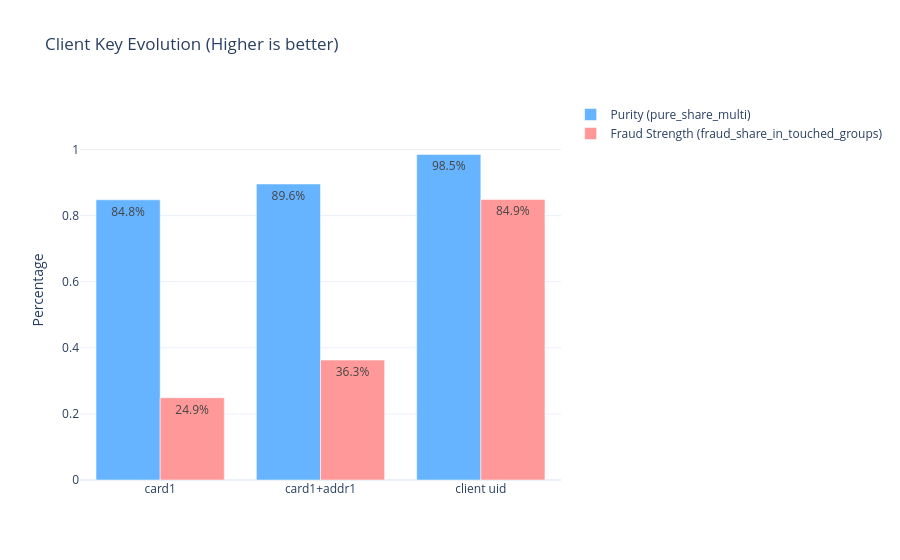

Here is the notebook cell this chart was saved with:
### Markdown cell above
### Identifier Quality Metrics

| Metric | Description |
|--------|-------------|
| `singleton_share` | Percentage of groups containing exactly one transaction. A high value indicates the identifier is too granular |
| `entities_multi` | Number of groups with at least 2 transactions |
| `pure_share_multi` | Percentage of multi-transaction groups that are 100% pure (all fraud or all legitimate). This is the primary metric for identifier quality |
| `fraud_share_in_touched_groups` | Percentage of fraud transactions within groups where at least one fraud occurred (Fraud Infection Strength). True fraudsters exhibit a very high score here |

### Code cell
labels = comp_df['entity'].to_list()
pure_share = comp_df['pure_share_multi'].to_list()
fraud_share = comp_df['fraud_share_in_touched_groups'].to_list()

fig = go.Figure(data=[
    go.Bar(name='Purity (pure_share_multi)', x=labels, y=pure_share, marker_color='#66b3ff', text=[f"{v*100:.1f}%" for v in pure_share], textposition='auto'),
    go.Bar(name='Fraud Strength (fraud_share_in_touched_groups)', x=labels, y=fraud_share, marker_color='#ff9999', text=[f"{v*100:.1f}%" for v in fraud_share], textposition='auto')
])

fig.update_layout(barmode='group', title='Client Key Evolution (Higher is better)',
                  yaxis_title='Percentage', template='plotly_white')
fig.update_yaxes(range=[0, 1.15])
fig.show()

### Figure 1 — Plotly figure (JSON) as saved in the notebook; plotly's stock layout.template omitted (floating-point values rounded to 4 significant figures)
{"data": [{"marker": {"color": "#66b3ff"}, "name": "Purity (pure_share_multi)", "text": ["84.8%", "89.6%", "98.5%"], "textposition": "auto", "type": "bar", "x": ["card1", "card1+addr1", "client uid"], "y": [0.848, 0.8958, 0.9853]}, {"marker": {"color": "#ff9999"}, "name": "Fraud Strength (fraud_share_in_touched_groups)", "text": ["24.9%", "36.3%", "84.9%"], "textposition": "auto", "type": "bar", "x": ["card1", "card1+addr1", "client uid"], "y": [0.249, 0.363, 0.8489]}], "layout": {"barmode": "group", "title": {"text": "Client Key Evolution (Higher is better)"}, "yaxis": {"range": [0, 1.15], "title": {"text": "Percentage"}}}}
